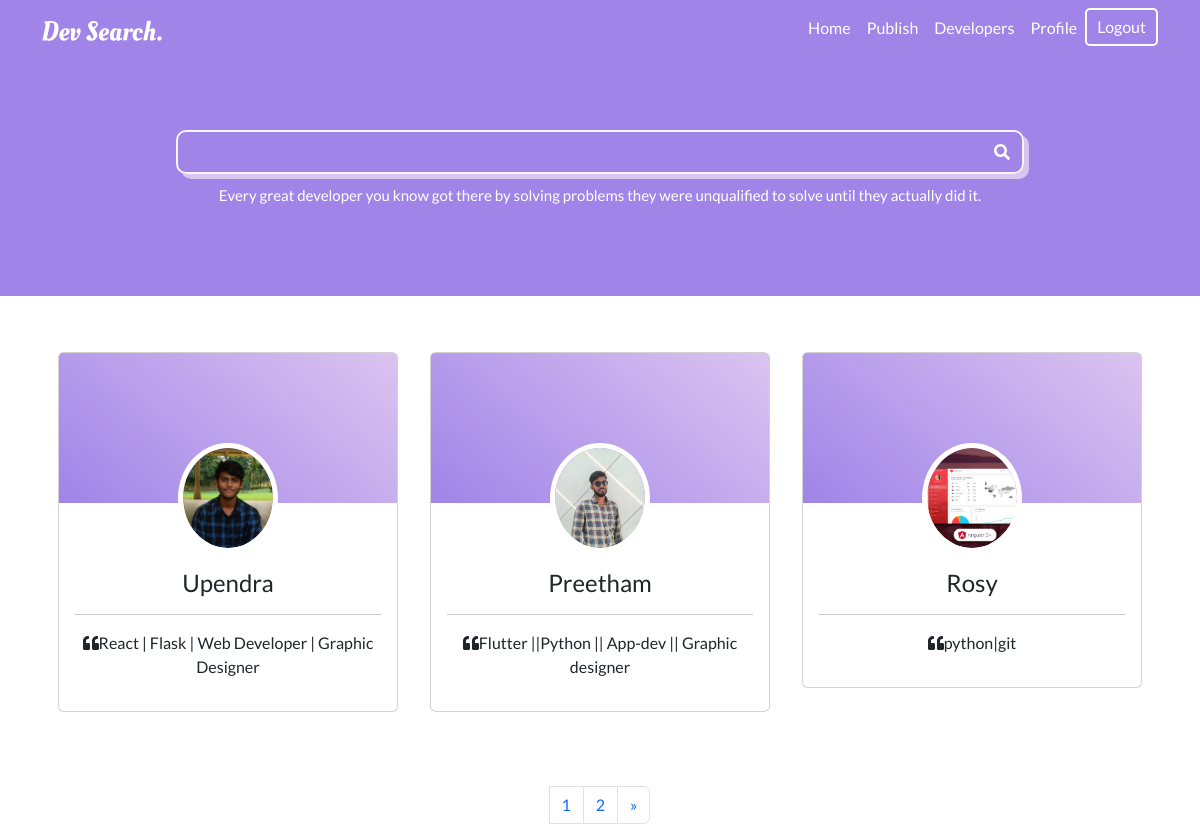
The page /user/ (signed in) on the database its author committed.
### user/models.py (models this page shows, shortened)
class Profile(models.Model):
    user=models.OneToOneField(User,on_delete=models.CASCADE,null=True,blank=True)
    name=models.CharField(max_length=200,null=True,blank=True)
    email=models.EmailField(max_length=200,null=True,blank=True)
    short_desc=models.CharField(max_length=200,null=True,blank=True)
    bio=models.TextField(max_length=300,null=True,blank=True)
    profile_img=models.ImageField(null=True,blank=True,upload_to='profiles/',default='spline.jpg')
    linkedin_link=models.CharField(max_length=200,null=True,blank=True)
    github_link=models.CharField(max_length=200,null=True,blank=True)
    instagram_link=models.CharField(max_length=200,null=True,blank=True)
    twitter_link=models.CharField(max_length=200,null=True,blank=True)
    p_id=models.UUIDField(default=uuid.uuid4,null=True,blank=True)

### user/views.py (the view)
# urls.py: path('user/',include('user.urls')),
@login_required(login_url='login')
def user(request):
    search_query=''
    if request.GET.get('search_query'):
        search_query=request.GET.get('search_query')
    all_profiles=Profile.objects.distinct().filter(
        Q(name__icontains=search_query) | Q(short_desc__icontains=search_query)
    )
    page=request.GET.get('page')
    results=3
    paginator=Paginator(all_profiles,results)
    try:
        all_profiles=paginator.page(page)
    except PageNotAnInteger:
        page=1
        all_profiles=paginator.page(page)
    except EmptyPage:
        page=paginator.num_pages
        all_profiles=paginator.page(page)
    context={
        'all_profiles':all_profiles,
        'paginator':paginator
    }
    return render(request,'user/user-profiles.html',context)

### user/templates/user/user-profiles.html (shortened to what this page needs)
{% extends 'base.html' %}
{% block content %}
{% load static %}
    <link rel="stylesheet" href="{% static 'css/card.css' %}">
    <div style="background-color: #A084E8; height: 30vh; display: flex; justify-content: center; align-items: center; flex-direction: column;">
        <form method="GET" action="{% url 'user' %}">
            <div class="container" style="border: 2px solid whitesmoke; border-radius: 10px; box-shadow: 5px 5px #DBC4F0;">
                <input type="text" id="box" placeholder="" class="search__box" style="background: none; outline: none; border: none; color: whitesmoke; width: 800px; height: 40px;" name="search_query">
                <i class="fas fa-search search__icon" style="cursor: pointer; color: white;" id="icon" onclick="toggleShow()"></i>
            </div>
        </form>
        <p style="color: white; margin-top: 10px; font-size: 15px;">Every great developer you know got there by solving problems they were unqualified to solve until they actually did it.</p>
    </div>
    <div class="container" style="display: grid; grid-template-columns: 1fr 1fr 1fr; " >
        {% for profile in all_profiles %}
            <section class="mx-3 my-5" style="max-width: 23rem; ">
                <a href="{% url 'profile' profile.p_id %}" style="text-decoration: none;">
                    <div class="card testimonial-card mt-2 mb-3">
                        <div class="card-up aqua-gradient"></div>
                        <div class="avatar mx-auto white">
                        <img src="{{profile.profile_img.url}}" class="rounded-circle img-fluid"
                            alt="woman avatar" style="object-fit: cover; width: 100px; height: 100px;">
                        </div>
                        <div class="card-body text-center">
                        <h4 class="card-title font-weight-bold">{{profile.name}}</h4>
                        <hr>
                        <p><i class="fas fa-quote-left"></i>{{profile.short_desc}}</p>
                        </div>
                    </div>
                </a>
            </section>
        {% endfor %}
    </div>
    <div style="display: flex; justify-content: center; align-items: center; margin-top: 10px;">
        <div aria-label="Page navigation example">
            <ul class="pagination">
              {% for page in paginator.page_range %}
                <li class="page-item"><a class="page-link" href="?page={{page}}">{{page}}</a></li>
              {% endfor %}
              <li class="page-item">
                {% if all_profiles.has_next %}
                    <a class="page-link" href="?page={{all_profiles.next_page_number}}">
                    <span aria-hidden="true">&raquo;</span>
                    </a>
                {% endif %}
              </li>
            </ul>
        </div>
    </div>
{% endblock %}

### static/css/index.css (style rules this page uses)
* { font-family: 'Lato', sans-serif; }

### static/css/card.css (style rules this page uses)
.testimonial-card .card-up { height: 150px; overflow: hidden; border-top-left-radius: .25rem; border-top-right-radius: .25rem; }
.aqua-gradient { background: linear-gradient(40deg, #A084E8, #DBC4F0) !important; }
.testimonial-card .avatar { width: 100px; margin-top: -60px; overflow: hidden; border: 5px solid #fff; border-radius: 50%; }

### rows shown on the page
Profile: profile_img (picture), name "Upendra", short_desc "React | Flask | Web Developer | Graphic Designer"
Profile: profile_img (picture), name "Preetham", short_desc "Flutter ||Python || App-dev || Graphic designer"
Profile: profile_img (picture), name "Rosy", short_desc "python|git"

### other values the page prints
{{ page }} "1" "2"
